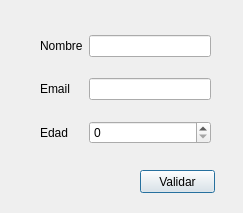
<?xml version="1.0" encoding="UTF-8"?>
<ui version="4.0">
 <class>Dialog</class>
 <widget class="QDialog" name="Dialog">
  <property name="geometry">
   <rect>
    <x>0</x>
    <y>0</y>
    <width>243</width>
    <height>213</height>
   </rect>
  </property>
  <property name="windowTitle">
   <string>Dialog</string>
  </property>
  <widget class="QPushButton" name="boton">
   <property name="geometry">
    <rect>
     <x>140</x>
     <y>170</y>
     <width>75</width>
     <height>23</height>
    </rect>
   </property>
   <property name="text">
    <string>Validar</string>
   </property>
  </widget>
  <widget class="QWidget" name="">
   <property name="geometry">
    <rect>
     <x>40</x>
     <y>20</y>
     <width>171</width>
     <height>141</height>
    </rect>
   </property>
   <layout class="QGridLayout" name="gridLayout">
    <item row="0" column="0">
     <widget class="QLabel" name="label">
      <property name="text">
       <string>Nombre</string>
      </property>
     </widget>
    </item>
    <item row="0" column="1">
     <widget class="QLineEdit" name="nombre"/>
    </item>
    <item row="1" column="0">
     <widget class="QLabel" name="label_2">
      <property name="text">
       <string>Email</string>
      </property>
     </widget>
    </item>
    <item row="1" column="1">
     <widget class="QLineEdit" name="email"/>
    </item>
    <item row="2" column="0">
     <widget class="QLabel" name="label_3">
      <property name="text">
       <string>Edad</string>
      </property>
     </widget>
    </item>
    <item row="2" column="1">
     <widget class="QSpinBox" name="edad"/>
    </item>
   </layout>
  </widget>
 </widget>
 <resources/>
 <connections/>
</ui>
